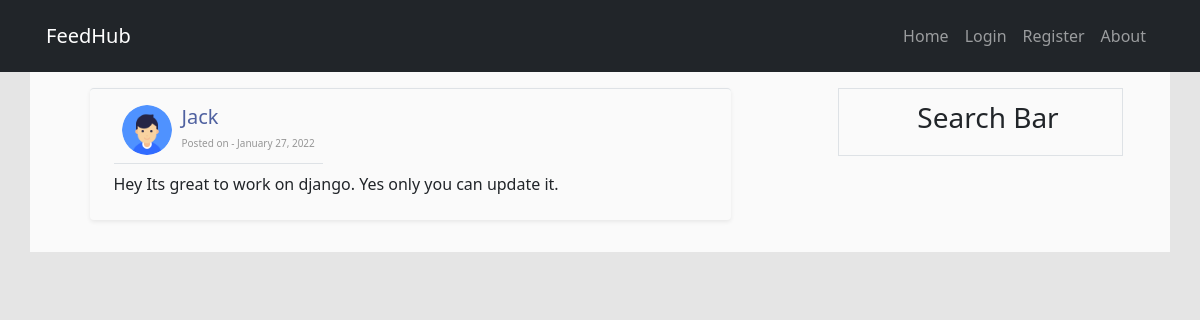
The page /post/34/ on the database its author committed.
### feedhub/models.py (models this page shows, shortened)
class Post(models.Model):
    title = models.CharField(max_length=100)
    content = models.TextField()
    date_posted = models.DateTimeField(default=timezone.now)
    author = models.ForeignKey(User, on_delete=models.CASCADE)

### users/models.py (models this page shows, shortened)
class Profile(models.Model):
    user = models.OneToOneField(User, on_delete=models.CASCADE)
    image = models.ImageField(default='default.jpg', upload_to='profile_pics')

### feedhub/views.py (the view)
# urls.py: path('post/<int:pk>/', PostDetailView.as_view(), name='feed-dtl'),
class PostDetailView(DetailView):
	model = Post

### feedhub/templates/feedhub/post_detail.html (shortened to what this page needs)
{% extends "feedhub/base.html" %}
{% block content %}
	<div class="container mb-3 py-2 _stpbx border-top rounded shadow-sm">
			<div class="d-inline-flex border-bottom mb-2 p-2">
				<img class="_usrlg" width="50px" height="50px" src="{{object.author.profile.image.url}}" alt="profile_pic">
				<div>
					<h2><a href="{% url 'feedhub:user-posts' object.author.username %}">{{ object.author }}</a></h2>
					<small>Posted on - {{ object.date_posted|date:"F j, Y"}}</small>
				</div>
			</div>
			<p>{{ object.content }}</p>
	</div>
{% endblock content %}

### feedhub/static/feedhub/main.css (style rules this page uses)
._stpbx h2 { font-size: 20px; margin: 0; }
._stpbx h2 a { text-decoration: none; color: rgba(60,80,150,0.9); }
._stpbx small { font-size: 10px; font-weight: normal; color: rgba(0,0,0,0.4); }
._usrlg { border-radius: 100%; margin-right: 10px; overflow: hidden; }

### rows shown on the page
Post: author.profile.image (placeholder picture), author "Jack", date_posted "January 27, 2022", content "Hey Its great to work on django. Yes only you can update it."
